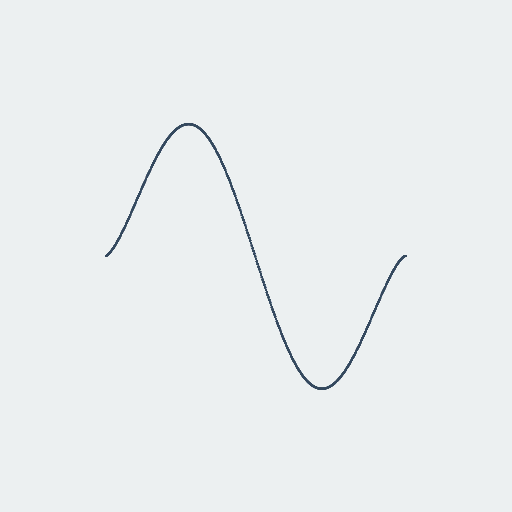
Frame 1 (no input)
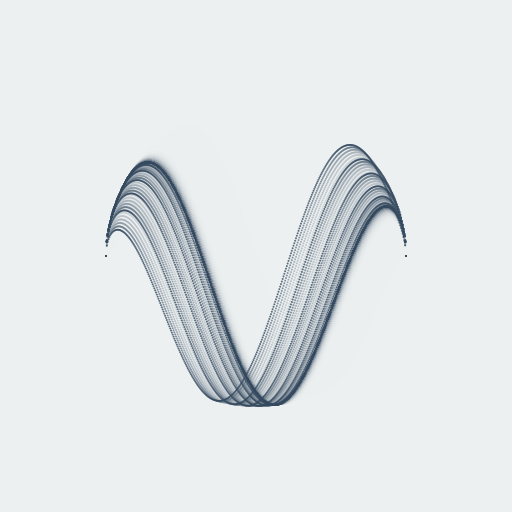
Frame 60 (the mouse pressed at the canvas centre just before this capture)
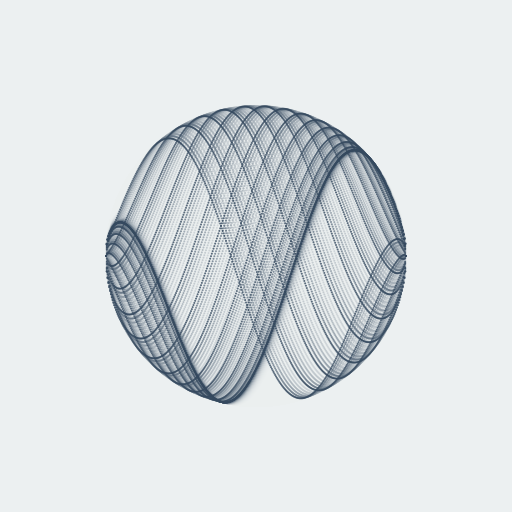
Frame 120 (the mouse held since frame 60 and released just before this capture)

The Processing sketch that drew these frames (run headless with seeded random() and noise(); from frame 60 on, the mouse is pressed at the canvas centre):

// Processing sketch: niceSphereSineExampl
// ── niceSphereSineExampl.pde
// idea - http://bigblueboo.tumblr.com/image/146064480629

int fps = 30;
color bg = #ECF0F1;
color fg = #34495E;
int count = 19;
float r = 150;
float d = 8.25;
int max = 330;

void setup() {
  size(512, 512);
  smooth();
  frameRate(fps);
  background(bg);
  ellipseMode(RADIUS);
  noStroke();
}

void draw() {
  fill(bg, 70);
  rect(0, 0, width, height);
  fill(fg, 200);
  
  pushMatrix();
  translate(width/2, height/2);
  for (int n = 1; n < count; n++) {
    for (float a = 0; a <= 360; a += 1) {
      float progress = constrain(map(frameCount%max, 0+n*d, max+(n-count)*d, 0, 1), 0, 1);
      float ease = -0.5*(cos(progress * PI) - 1);
      float phase = 0 + 2*PI*ease + PI + radians(map(frameCount%max, 0, max, 0, 360));
      float x = map(a, 0, 360, -r, r);
      float y = r * sqrt(1 - pow(x/r, 2)) * sin(radians(a) + phase);
      ellipse(x, y, 1, 1);
    }
  }
  popMatrix();
}
